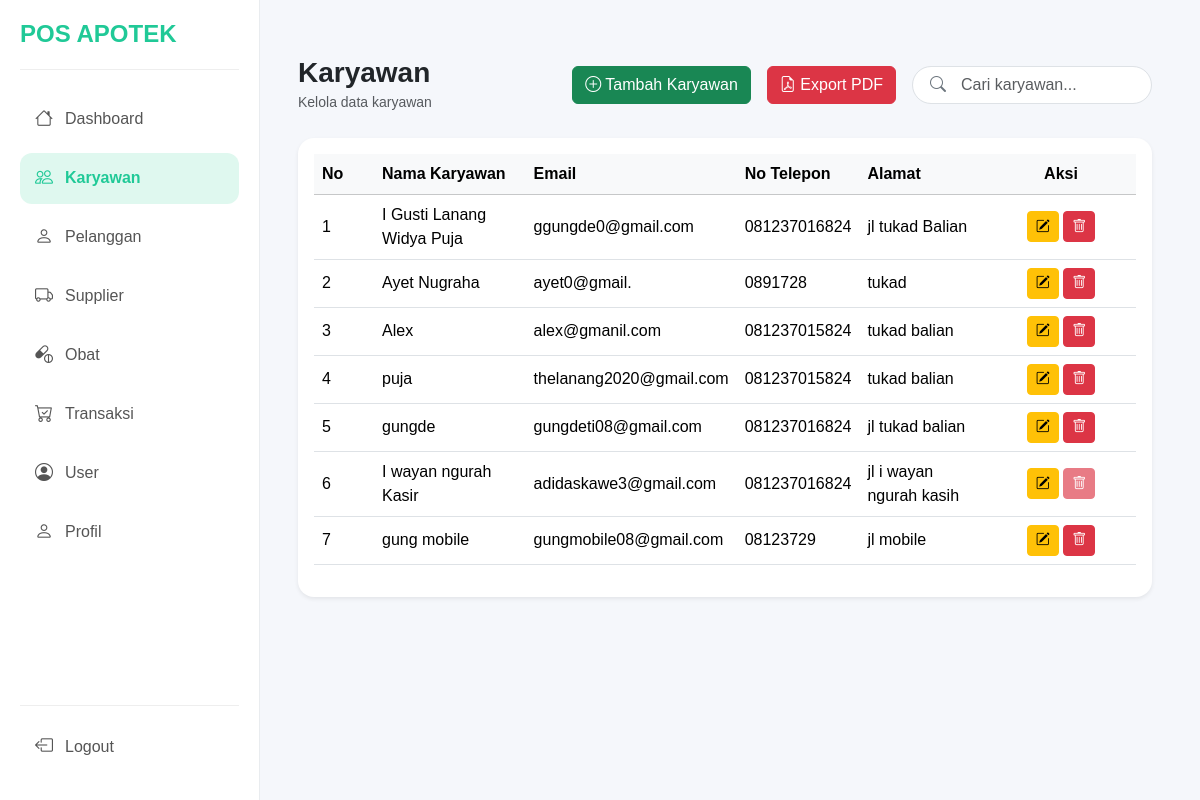
The page /page/dashboard.php?page=karyawan (signed in) on the database its author committed.
### tables this page shows
CREATE TABLE `karyawan` (
  `id_karyawan` char(8) NOT NULL,
  `nama_karyawan` varchar(55) NOT NULL,
  `email` varchar(55) NOT NULL,
  `no_telepon` varchar(15) NOT NULL,
  `alamat` varchar(55) NOT NULL
);

### config/Database.php (called while the page is built, shortened)
<?php
class Database {
    private $conn;
    private function connect() {
        $host = "localhost";
        $user = "root";
        $pass = "";
        $db   = "pos_apotek";
        $this->conn = new mysqli($host, $user, $pass, $db);
    }
    public function getConnection() {
        return $this->conn;
    }
}
?>

### class/karyawan.php (called while the page is built, shortened)
<?php
require_once '../config/Database.php';
class Karyawan {
    private $table = "karyawan";
    private $conn;
    public function __construct() {
        $this->db = new Database();
        $this->conn = $this->db->getConnection();
    }
    public function getAllKaryawan() {
        $query = "SELECT * FROM $this->table";
        $stmt = $this->conn->prepare($query);
        $stmt->execute();
        $result = $stmt->get_result()->fetch_all(MYSQLI_ASSOC);
        return $result;
    }
    public function cekRelasiTransaksi($id_karyawan) {
        $query = "SELECT id_karyawan FROM transaksi WHERE id_karyawan = ?";
        $stmt = $this->conn->prepare($query);
        $stmt->bind_param("s", $id_karyawan);
        $stmt->execute();
        return $stmt->get_result()->num_rows;
    }
}

### page/karyawan/karyawan.php (the view, shortened to what this page needs)
<?php
require_once '../class/karyawan.php';
$karyawan = new Karyawan();
$data = $karyawan->getAllKaryawan();
$keyword = "";
$no = 1;
?>
<div class="container-fluid p-4">
    <div class="d-flex justify-content-between align-items-center mb-4">
        <div>
            <h3 class="fw-bold mb-0">Karyawan</h3>
            <small class="text-muted">Kelola data karyawan</small>
        </div>
        <div class="d-flex align-items-center">
            <a href="?page=add_karyawan" class="btn btn-success me-3">
                <i class="bi bi-plus-circle"></i>
                Tambah Karyawan
            </a>
            <a href="../export/export_karyawan.php" target="_blank" class="btn btn-danger me-3">
                <i class="bi bi-file-earmark-pdf"></i>
                Export PDF
            </a>
            <form method="GET" class="position-relative">
                <input type="text" id="searchInput" name="keyword" class="form-control ps-5 pe-5"
                    placeholder="Cari karyawan..." value="<?= htmlspecialchars($keyword); ?>"
                    style="width:240px;border-radius:20px;">
                <i class="bi bi-search position-absolute"
                    style="left:18px; top:50%;transform:translateY(-50%);color:#6c757d;">
                </i>
            </form>
        </div>
    </div>
    <div class="card shadow-sm border-0 rounded-4">
        <div class="card-body">
            <table class="table table-hover align-middle">
                <thead class="table-light">
                    <tr>
                        <th width="60">No</th>
                        <th>Nama Karyawan</th>
                        <th>Email</th>
                        <th>No Telepon</th>
                        <th>Alamat</th>
                        <th width="150" class="text-center">Aksi</th>
                    </tr>
                </thead>
                <tbody>
                    <?php foreach ($data as $row) { ?>
                    <tr>
                        <td><?= $no++; ?></td>
                        <td><?= $row['nama_karyawan']; ?></td>
                        <td><?= $row['email']; ?></td>
                        <td><?= $row['no_telepon']; ?></td>
                        <td><?= $row['alamat']; ?></td>
                        <td class="text-center">
                            <a href="?page=edit_karyawan&id_karyawan=<?= $row['id_karyawan']; ?>"
                                class="btn btn-warning btn-sm">
                                <i class="bi bi-pencil-square"></i>
                            </a>
                            <?php
                                if ($karyawan->cekRelasiTransaksi($row['id_karyawan']) > 0) {
                                ?>
                            <a class="btn btn-danger btn-sm disabled" href="#"><i class="bi bi-trash"></i></a>
                            <?php
                                } else {
                                ?>
                            <a onclick="showConfirm('warning','Peringatan!','Apakah kamu yakin ingin menghapus karyawan ini?','?page=karyawan&delete_karyawan&id_karyawan=<?= $row['id_karyawan']; ?>')"
                                class="btn btn-danger btn-sm">
                                <i class="bi bi-trash"></i>
                            </a>
                            <?php } ?>
                        </td>
                    </tr>
                    <?php } ?>
                </tbody>
            </table>
        </div>
    </div>
</div>

### css/style.css (style rules this page uses)
body { background:#f5f7fb; margin:0; font-family:Arial, Helvetica, sans-serif; }
a { text-decoration: none; color: black; }

### rows shown on the page
karyawan: nama_karyawan "I Gusti Lanang Widya Puja", email "ggungde0@gmail.com", no_telepon "081237016824", alamat "jl tukad Balian"
karyawan: nama_karyawan "Ayet Nugraha", email "ayet0@gmail.", no_telepon "0891728", alamat "tukad"
karyawan: nama_karyawan "Alex", email "alex@gmanil.com", no_telepon "081237015824", alamat "tukad balian"
karyawan: nama_karyawan "puja", email "thelanang2020@gmail.com", no_telepon "081237015824", alamat "tukad balian"
karyawan: nama_karyawan "gungde", email "gungdeti08@gmail.com", no_telepon "081237016824", alamat "jl tukad balian"
karyawan: nama_karyawan "I wayan ngurah Kasir", email "adidaskawe3@gmail.com", no_telepon "081237016824", alamat "jl i wayan ngurah kasih"
karyawan: nama_karyawan "gung mobile", email "gungmobile08@gmail.com", no_telepon "08123729", alamat "jl mobile"
